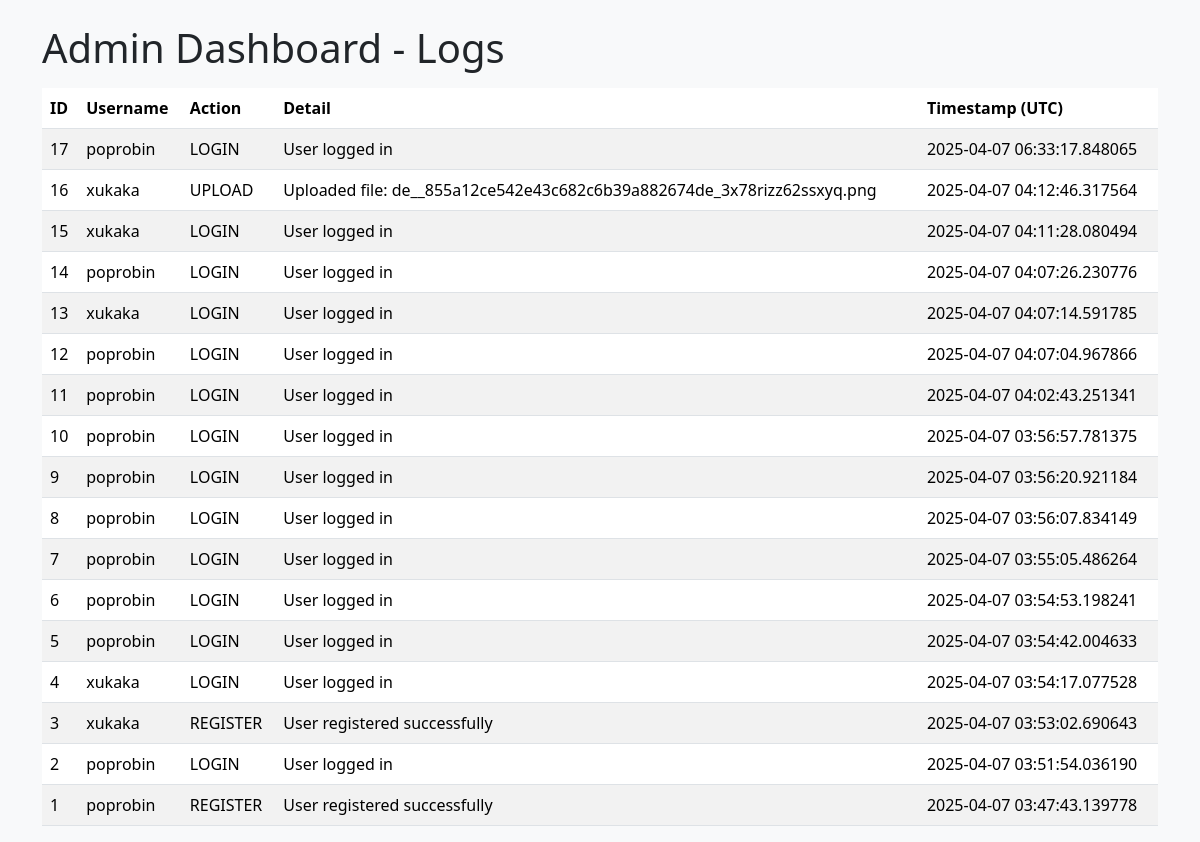
Page /admin_dashboard (signed in) on the earlier database version.
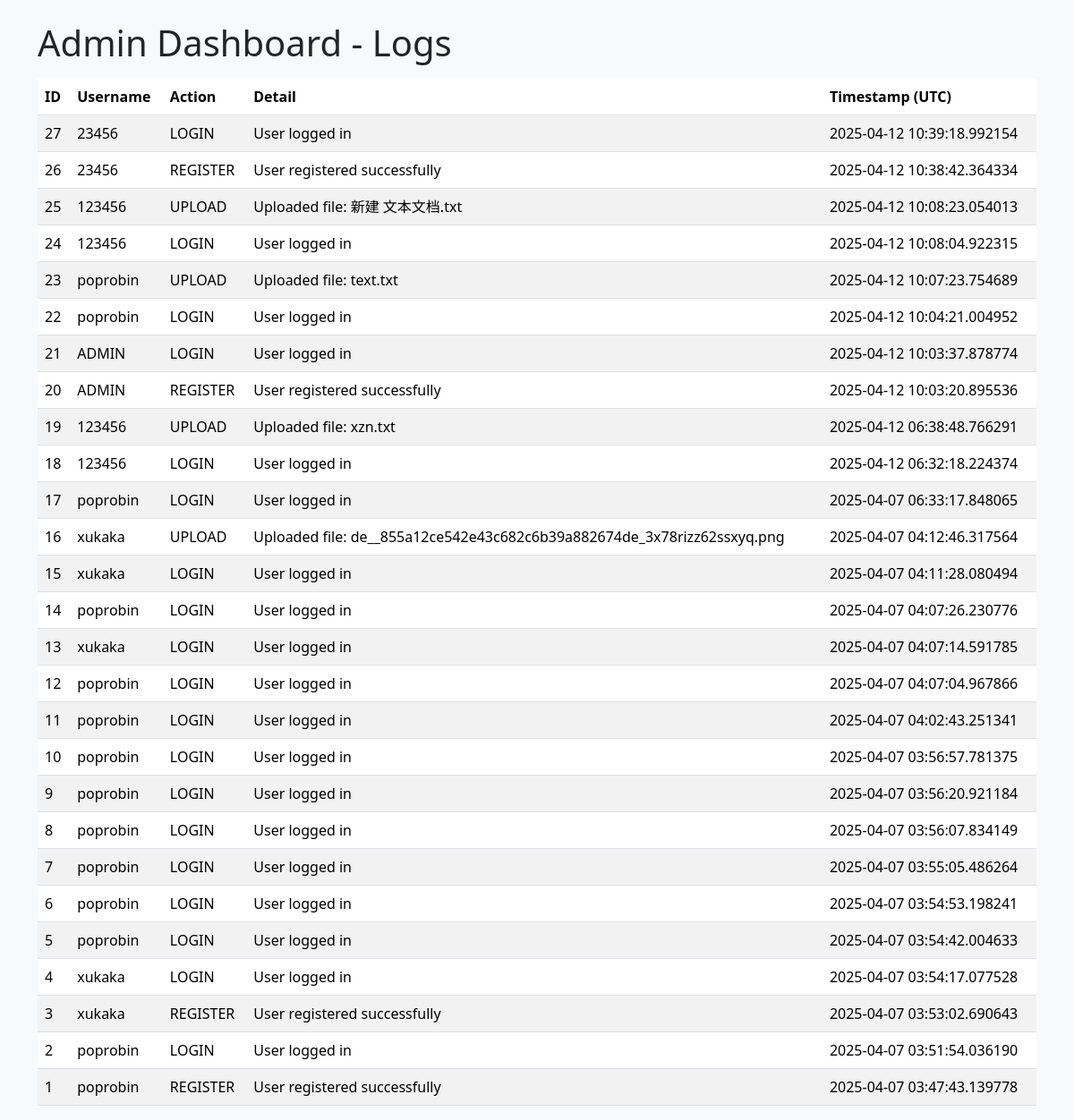
Same page on the later database version.
### app.py (models this page shows, shortened)
class Logs(db.Model):
    id = db.Column(db.Integer, primary_key=True, autoincrement=True)
    username = db.Column(db.String(80), nullable=False)   # user
    action = db.Column(db.String(200), nullable=False)     # discription like "LOGIN", "REGISTER", "UPLOAD", "DELETE"
    detail = db.Column(db.String(500), nullable=True)      # details
    timestamp = db.Column(db.DateTime, nullable=False)     # time

### app.py (the view)
@app.route('/admin_dashboard', methods=['GET'])
def admin_dashboard():
    current_username = session.get('username')
    if not current_username:
        return "Please login first", 401
    user = User.query.filter_by(username=current_username).first()
    if not user:
        return "User not found", 404
    if user.role != 'admin':
        return "Forbidden: Admin only", 403
    all_logs = Logs.query.order_by(Logs.timestamp.desc()).all()
    return render_template('admin_dashboard.html', logs=all_logs)

### templates/admin_dashboard.html (shortened to what this page needs)
<!DOCTYPE html>
<html lang="en">
<head>
    <link
      href="https://cdn.jsdelivr.net/npm/bootstrap@5.3.3/dist/css/bootstrap.min.css"
      rel="stylesheet">
</head>
<body class="bg-light">
    <div class="container mt-4">
        <h1>Admin Dashboard - Logs</h1>
        <table class="table table-striped mt-3">
            <thead>
                <tr>
                    <th>ID</th>
                    <th>Username</th>
                    <th>Action</th>
                    <th>Detail</th>
                    <th>Timestamp (UTC)</th>
                </tr>
            </thead>
            <tbody>
                {% for log in logs %}
                <tr>
                    <td>{{ log.id }}</td>
                    <td>{{ log.username }}</td>
                    <td>{{ log.action }}</td>
                    <td>{{ log.detail }}</td>
                    <td>{{ log.timestamp }}</td>
                </tr>
                {% endfor %}
            </tbody>
        </table>
    </div>
</body>
</html>

Differences in the rows shown:
added Logs: id "27", username "23456", action "LOGIN", detail "User logged in", timestamp "2025-04-12 10:39:18.992154"
added Logs: id "26", username "23456", action "REGISTER", detail "User registered successfully", timestamp "2025-04-12 10:38:42.364334"
added Logs: id "25", username "123456", action "UPLOAD", detail "Uploaded file: 新建 文本文档.txt", timestamp "2025-04-12 10:08:23.054013"
added Logs: id "24", username "123456", action "LOGIN", detail "User logged in", timestamp "2025-04-12 10:08:04.922315"
added Logs: id "23", username "poprobin", action "UPLOAD", detail "Uploaded file: text.txt", timestamp "2025-04-12 10:07:23.754689"
added Logs: id "22", username "poprobin", action "LOGIN", detail "User logged in", timestamp "2025-04-12 10:04:21.004952"
added Logs: id "21", username "ADMIN", action "LOGIN", detail "User logged in", timestamp "2025-04-12 10:03:37.878774"
added Logs: id "20", username "ADMIN", action "REGISTER", detail "User registered successfully", timestamp "2025-04-12 10:03:20.895536"
added Logs: id "19", username "123456", action "UPLOAD", detail "Uploaded file: xzn.txt", timestamp "2025-04-12 06:38:48.766291"
added Logs: id "18", username "123456", action "LOGIN", detail "User logged in", timestamp "2025-04-12 06:32:18.224374"
